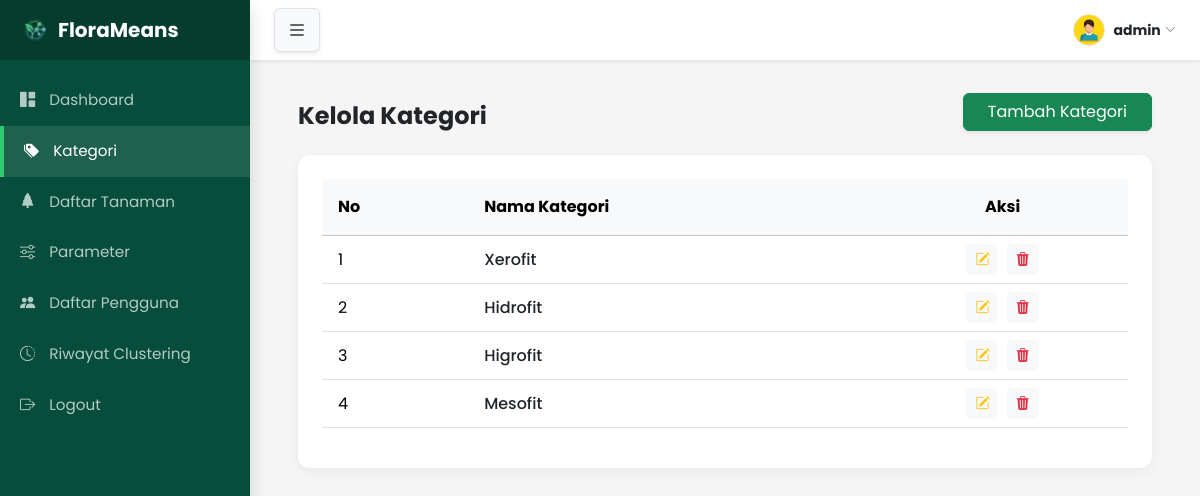
/kelola_kategori.php (signed in), run on the app's committed database.
### tables this page shows
CREATE TABLE `kategori` (
  `id_kategori` int(11) NOT NULL,
  `nama_kategori` varchar(25) NOT NULL,
  `suhu_udara_min` double NOT NULL,
  `suhu_udara_max` double NOT NULL,
  `cahaya_min` double NOT NULL,
  `cahaya_max` double NOT NULL,
  `lembab_udara_min` double NOT NULL,
  `lembab_udara_max` double NOT NULL,
  `lembab_tanah_min` double NOT NULL,
  `lembab_tanah_max` double NOT NULL
);

### database.php (called while the page is built, shortened)
<?php
class Database {
    private $host = "localhost";
    private $user = "root";
    private $pass = "";
    private $db = "florameans_db";
    public function __construct(){
        $this->conn = mysqli_connect($this->host, $this->user, $this->pass, $this->db);
    }
}
?>

### kategori_controller.php (called while the page is built, shortened)
<?php
require_once 'database.php';
class Kategori extends Database {
    public function tampilSemua(){
        $query = "SELECT * FROM kategori";
        return mysqli_query($this->conn, $query);
    }
}
?>

### kelola_kategori.php (the view, shortened to what this page needs)
<?php
    require_once 'kategori_controller.php';
    require_once 'viewHelper.php';
    $katObj = new Kategori();
    $dataKategori = $katObj->tampilSemua();
?>
<!DOCTYPE html>
<html lang="en">
<head>
    <link href="https://cdn.jsdelivr.net/npm/bootstrap@5.3.8/dist/css/bootstrap.min.css" rel="stylesheet">
    <link rel="stylesheet" href="https://cdn.jsdelivr.net/npm/bootstrap-icons@1.11.3/font/bootstrap-icons.min.css">
    <link rel="stylesheet" href="style.css">
</head>
<body>
    <div class="d-flex">
        <?php include 'sidebar.php'; ?>
        <main id="main-content">
            <div class="container-fluid p-4 p-md-5">
                <div class="card p-4 border-0">
                    <div class="table-responsive">
                        <table class="table table-hover align-middle">
                            <thead class="table-light">
                                <tr>
                                    <th class="py-3 px-3">No</th>
                                    <th class="py-3">Nama Kategori</th>
                                    <th class=" py-3 text-center">Aksi</th>
                                </tr>
                            </thead>
                            <tbody>
                                <?php
                                $no =1;
                                if (mysqli_num_rows($dataKategori) > 0 ){
                                    while ($row = mysqli_fetch_assoc($dataKategori)):
                                ?>
                                <tr>
                                    <td class="px-3"><?= $no++;?></td>
                                    <td class="fw-medium text-dark"><?= $row['nama_kategori'];?></td>
                                    <td class="text-center">
                                        <button class="btn btn-sm btn-light text-warning me-1 btn-edit"
                                            data-id="<?= $row['id_kategori'];?>"
                                            data-nama="<?= $row['nama_kategori'];?>"
                                            data-bs-toggle="modal"
                                            data-bs-target="#modalEdit">
                                            <i class="bi bi-pencil-square"></i>
                                        </button>
                                        <button class="btn btn-sm btn-light text-danger btn-delete" data-id="<?= $row['id_kategori'];?>"><i class="bi bi-trash3-fill"></i></button>
                                    </td>
                                </tr>
                                <?php
                                    endwhile;
                                    } else {
                                        echo '<tr><td colspan="5" class="text-center py-5 text-muted italic">Belum ada data kategori yang dimasukkan.</td></tr>';
                                    }?>
                                </tbody>
                            </table>
                        </div>
                    </div>
                </div>
            </div>
</body>
</html>

### style.css (style rules this page uses)
body { font-family: 'Poppins', sans-serif; background-color: #F5F5F5; margin: 0; padding: 0; }

### sidebar.php (style rules this page uses)
body { background-color: #f5f5f5; overflow-x: hidden; }
#main-content { width: 100%; padding-left: 250px; padding-top: 45px; transition: all 0.3s ease-in-out; position: relative; }
.card { border: none; border-radius: 12px; box-shadow: 0 4px 12px rgba(0,0,0,0.05); }

### data on the page
kategori: nama_kategori "Xerofit"
kategori: nama_kategori "Hidrofit"
kategori: nama_kategori "Higrofit"
kategori: nama_kategori "Mesofit"

### other printed values
$nama_admin "admin"
$title "Kelola Kategori"
$buttonText "Tambah Kategori"
